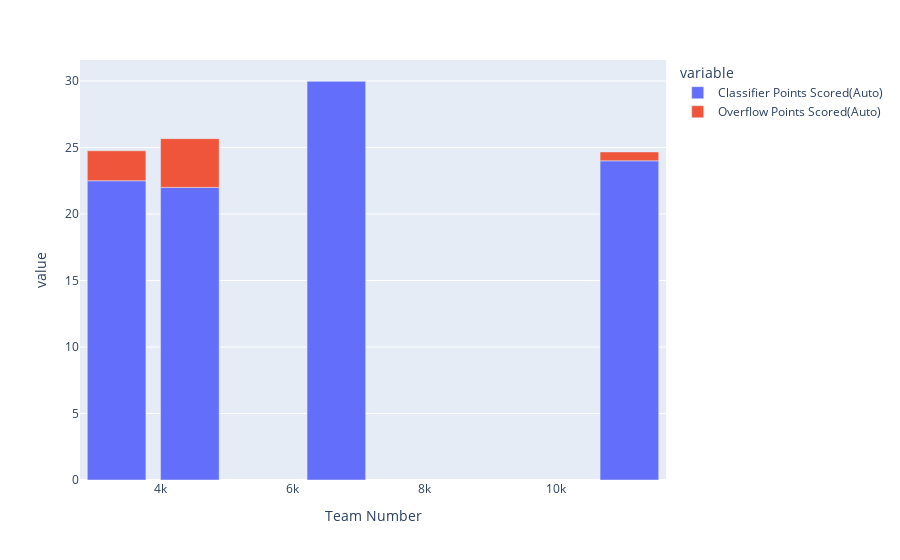

Notebook code cell kept with this figure:
### Code cell
fig = px.bar(avg, y=["Classifier Points Scored(Auto)", "Overflow Points Scored(Auto)"])
fig.show()

### Figure 1 — Plotly figure (JSON) as saved in the notebook; plotly's stock layout.template omitted (floating-point values rounded to 4 significant figures)
{"data": [{"hovertemplate": "variable=Classifier Points Scored(Auto)<br>Team Number=%{x}<br>value=%{y}<extra></extra>", "legendgroup": "Classifier Points Scored(Auto)", "marker": {"color": "#636efa", "pattern": {"shape": ""}}, "name": "Classifier Points Scored(Auto)", "orientation": "v", "showlegend": true, "textposition": "auto", "type": "bar", "x": [3333, 4444, 6666, 11111], "xaxis": "x", "y": [22.5, 22.0, 30.0, 24.0], "yaxis": "y"}, {"hovertemplate": "variable=Overflow Points Scored(Auto)<br>Team Number=%{x}<br>value=%{y}<extra></extra>", "legendgroup": "Overflow Points Scored(Auto)", "marker": {"color": "#EF553B", "pattern": {"shape": ""}}, "name": "Overflow Points Scored(Auto)", "orientation": "v", "showlegend": true, "textposition": "auto", "type": "bar", "x": [3333, 4444, 6666, 11111], "xaxis": "x", "y": [2.25, 3.667, 0.0, 0.6667], "yaxis": "y"}], "layout": {"barmode": "relative", "legend": {"title": {"text": "variable"}, "tracegroupgap": 0}, "margin": {"t": 60}, "xaxis": {"anchor": "y", "domain": [0, 1], "title": {"text": "Team Number"}}, "yaxis": {"anchor": "x", "domain": [0, 1], "title": {"text": "value"}}}}
